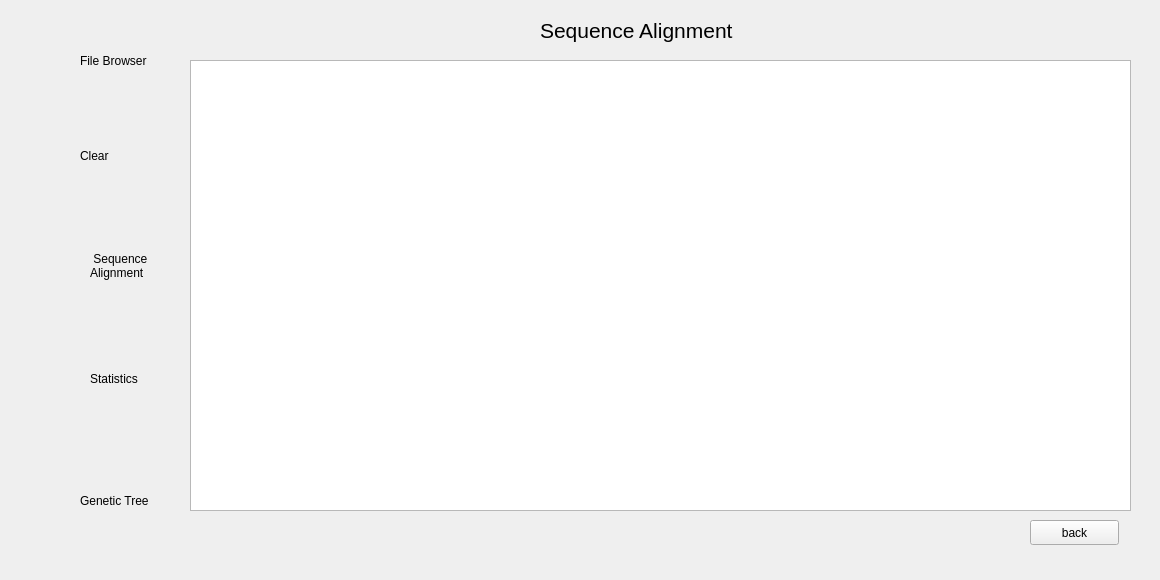
    <widget class="QWidget" name="page_9">
     <widget class="QFrame" name="frame_18">
      <property name="geometry">
       <rect>
        <x>10</x>
        <y>0</y>
        <width>171</width>
        <height>561</height>
       </rect>
      </property>
      <property name="frameShape">
       <enum>QFrame::NoFrame</enum>
      </property>
      <property name="frameShadow">
       <enum>QFrame::Raised</enum>
      </property>
      <widget class="QPushButton" name="pushButton_38">
       <property name="geometry">
        <rect>
         <x>10</x>
         <y>230</y>
         <width>61</width>
         <height>71</height>
        </rect>
       </property>
       <property name="text">
        <string/>
       </property>
       <property name="icon">
        <iconset>
         <normaloff>../../../Desktop/newdesign/icons/archive (2)/seq.svg</normaloff>../../../Desktop/newdesign/icons/archive (2)/seq.svg</iconset>
       </property>
       <property name="iconSize">
        <size>
         <width>60</width>
         <height>70</height>
        </size>
       </property>
       <property name="flat">
        <bool>true</bool>
       </property>
      </widget>
      <widget class="QPushButton" name="pushButton_39">
       <property name="geometry">
        <rect>
         <x>0</x>
         <y>340</y>
         <width>71</width>
         <height>71</height>
        </rect>
       </property>
       <property name="text">
        <string/>
       </property>
       <property name="icon">
        <iconset>
         <normaloff>../../../Desktop/newdesign/icons/archive (2)/analytics.svg</normaloff>../../../Desktop/newdesign/icons/archive (2)/analytics.svg</iconset>
       </property>
       <property name="iconSize">
        <size>
         <width>50</width>
         <height>50</height>
        </size>
       </property>
       <property name="flat">
        <bool>true</bool>
       </property>
      </widget>
      <widget class="QLabel" name="label_35">
       <property name="geometry">
        <rect>
         <x>70</x>
         <y>40</y>
         <width>101</width>
         <height>41</height>
        </rect>
       </property>
       <property name="text">
        <string>File Browser</string>
       </property>
      </widget>
      <widget class="QLabel" name="label_46">
       <property name="geometry">
        <rect>
         <x>80</x>
         <y>240</y>
         <width>71</width>
         <height>51</height>
        </rect>
       </property>
       <property name="text">
        <string> Sequence 
Alignment</string>
       </property>
      </widget>
      <widget class="QPushButton" name="pushButton_40">
       <property name="geometry">
        <rect>
         <x>0</x>
         <y>20</y>
         <width>71</width>
         <height>81</height>
        </rect>
       </property>
       <property name="font">
        <font>
         <kerning>true</kerning>
        </font>
       </property>
       <property name="text">
        <string/>
       </property>
       <property name="icon">
        <iconset>
         <normaloff>../../../Desktop/newdesign/icons/archive (2)/Browse.svg</normaloff>../../../Desktop/newdesign/icons/archive (2)/Browse.svg</iconset>
       </property>
       <property name="iconSize">
        <size>
         <width>60</width>
         <height>90</height>
        </size>
       </property>
       <property name="checkable">
        <bool>false</bool>
       </property>
       <property name="flat">
        <bool>true</bool>
       </property>
      </widget>
      <widget class="QPushButton" name="pushButton_41">
       <property name="geometry">
        <rect>
         <x>0</x>
         <y>120</y>
         <width>61</width>
         <height>81</height>
        </rect>
       </property>
       <property name="font">
        <font>
         <kerning>true</kerning>
        </font>
       </property>
       <property name="text">
        <string/>
       </property>
       <property name="icon">
        <iconset>
         <normaloff>../../../Desktop/newdesign/icons/archive (2)/erase.svg</normaloff>../../../Desktop/newdesign/icons/archive (2)/erase.svg</iconset>
       </property>
       <property name="iconSize">
        <size>
         <width>60</width>
         <height>90</height>
        </size>
       </property>
       <property name="checkable">
        <bool>false</bool>
       </property>
       <property name="flat">
        <bool>true</bool>
       </property>
      </widget>
      <widget class="QLabel" name="label_47">
       <property name="geometry">
        <rect>
         <x>70</x>
         <y>140</y>
         <width>101</width>
         <height>31</height>
        </rect>
       </property>
       <property name="text">
        <string>Clear</string>
       </property>
      </widget>
      <widget class="QLabel" name="label_48">
       <property name="geometry">
        <rect>
         <x>80</x>
         <y>370</y>
         <width>67</width>
         <height>17</height>
        </rect>
       </property>
       <property name="text">
        <string>Statistics</string>
       </property>
      </widget>
      <widget class="QPushButton" name="pushButton_42">
       <property name="geometry">
        <rect>
         <x>-10</x>
         <y>450</y>
         <width>91</width>
         <height>91</height>
        </rect>
       </property>
       <property name="text">
        <string/>
       </property>
       <property name="icon">
        <iconset>
         <normaloff>../../../Desktop/newdesign/icons/archive (2)/draw climatic.svg</normaloff>../../../Desktop/newdesign/icons/archive (2)/draw climatic.svg</iconset>
       </property>
       <property name="iconSize">
        <size>
         <width>100</width>
         <height>100</height>
        </size>
       </property>
       <property name="flat">
        <bool>true</bool>
       </property>
      </widget>
      <widget class="QLabel" name="label_49">
       <property name="geometry">
        <rect>
         <x>70</x>
         <y>460</y>
         <width>91</width>
         <height>81</height>
        </rect>
       </property>
       <property name="text">
        <string>Genetic Tree</string>
       </property>
      </widget>
     </widget>
     <widget class="QFrame" name="frame_19">
      <property name="geometry">
       <rect>
        <x>180</x>
        <y>0</y>
        <width>971</width>
        <height>571</height>
       </rect>
      </property>
      <property name="frameShape">
       <enum>QFrame::NoFrame</enum>
      </property>
      <property name="frameShadow">
       <enum>QFrame::Raised</enum>
      </property>
      <widget class="QTextEdit" name="textEd_4">
       <property name="geometry">
        <rect>
         <x>10</x>
         <y>60</y>
         <width>941</width>
         <height>451</height>
        </rect>
       </property>
      </widget>
      <widget class="QLabel" name="label_50">
       <property name="geometry">
        <rect>
         <x>360</x>
         <y>10</y>
         <width>231</width>
         <height>41</height>
        </rect>
       </property>
       <property name="font">
        <font>
         <pointsize>16</pointsize>
        </font>
       </property>
       <property name="text">
        <string>Sequence Alignment</string>
       </property>
      </widget>
      <widget class="QPushButton" name="back_6">
       <property name="geometry">
        <rect>
         <x>850</x>
         <y>520</y>
         <width>89</width>
         <height>25</height>
        </rect>
       </property>
       <property name="text">
        <string>back</string>
       </property>
      </widget>
     </widget>
    </widget>
